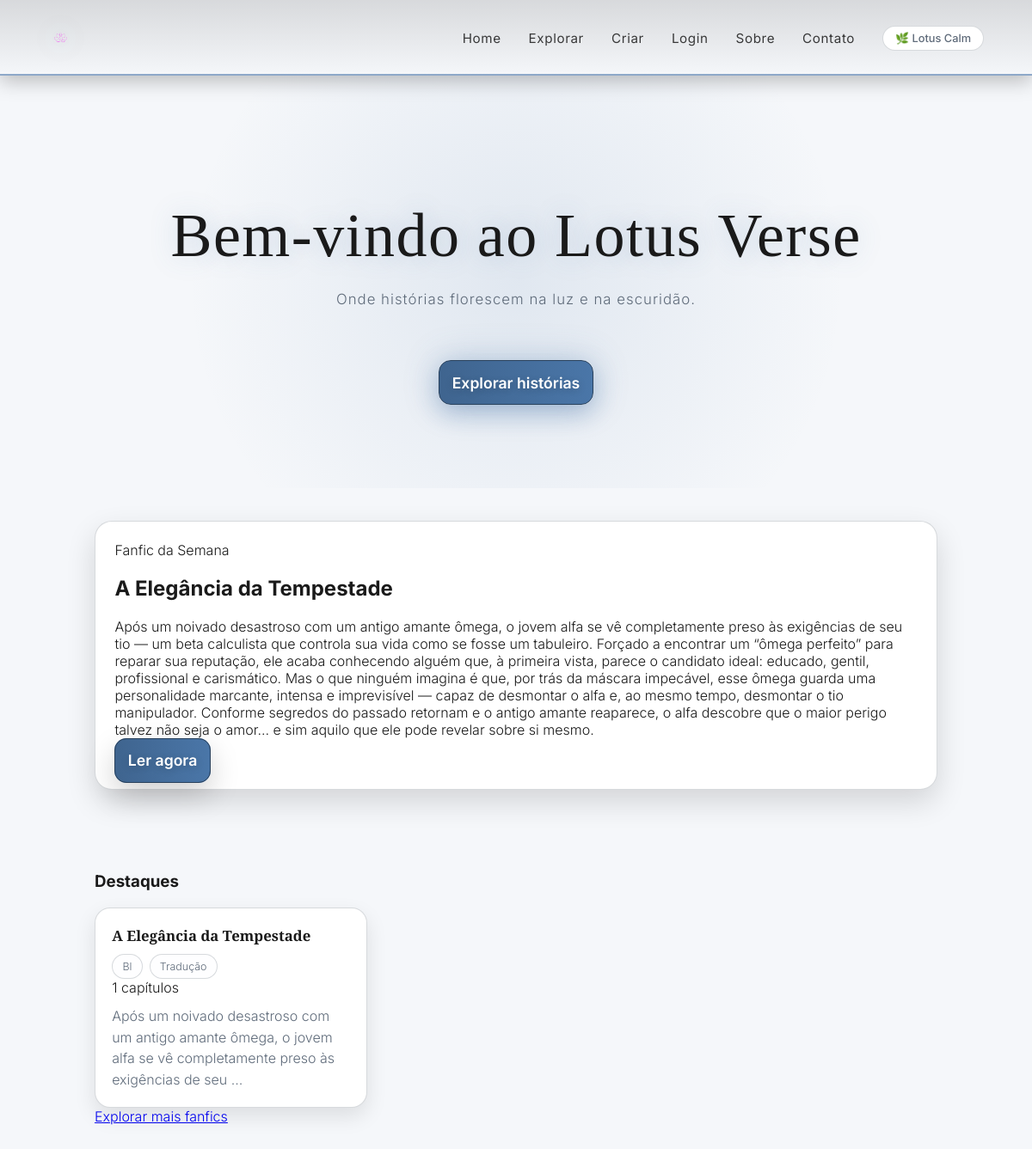
The page / on the database its author committed.
### fanfics/models.py (models this page shows, shortened)
class Fanfic(models.Model):
    ESTADO_CHOICES = (
        ("andamento", "Em andamento"),
        ("completa", "Completa"),
    )
    VISIBILIDADE_CHOICES = (
        ("draft", "Rascunho"),
        ("published", "Publicado"),
    )
    titulo = models.CharField(max_length=200)
    descricao = models.TextField()
    conteudo = models.TextField()
    autor = models.ForeignKey(User, on_delete=models.CASCADE, related_name="fanfics")
    tags = models.ManyToManyField(Tag, blank=True, related_name="fanfics")
    likes = models.IntegerField(default=0)
    estado = models.CharField(
        max_length=20,
        choices=ESTADO_CHOICES,
        default="andamento"
    )
    visibilidade = models.CharField(
        max_length=10,
        choices=VISIBILIDADE_CHOICES,
        default="draft"
    )
    criado_em = models.DateTimeField(auto_now_add=True)

class Tag(models.Model):
    nome = models.CharField(max_length=50, unique=True)

### fanfics/views.py (the view)
# urls.py: path('', views.home, name='home'),
def home(request):
    fanfic_da_semana = Fanfic.objects.filter(visibilidade="published").order_by('-likes').first()
    historias_populares = Fanfic.objects.filter(visibilidade="published").order_by('-likes')[:3]
    return render(request, 'home.html', {
        'fanfic_da_semana': fanfic_da_semana,
        'historias_populares': historias_populares
    })

### templates/home.html (shortened to what this page needs)
{% extends "base.html" %}
{% load static %}
{% block body_class %}home-page{% endblock %}
{% block content %}
<header class="hero">
    <div class="hero-content container">
        <h1>Bem-vindo ao <span>Lotus Verse</span></h1>
        <p>Onde histórias florescem na luz e na escuridão.</p>
        <div class="hero-actions">
            <a href="{% url 'explorar' %}" class="btn-primary">
                Explorar histórias
            </a>
        </div>
    </div>
</header>
<section class="section">
    <div class="feature-card">
        <span class="fanfic-label">Fanfic da Semana</span>
        {% if fanfic_da_semana %}
            <div class="fanfic-card">
                <h2 class="fanfic-title">
                    {{ fanfic_da_semana.titulo }}
                </h2>
                <p class="fanfic-description">
                    {{ fanfic_da_semana.descricao }}
                </p>
                <div class="fanfic-actions">
                    <a href="{% url 'ler_agora' fanfic_da_semana.id %}"
                       class="btn-primary">
                        Ler agora
                    </a>
                </div>
            </div>
        {% else %}
            <p>Nenhuma fanfic da semana definida ainda.</p>
        {% endif %}
    </div>
</section>
<section class="section">
    <h3>Destaques</h3>
    <div class="cards-grid">
        {% if historias_populares %}
            {% for f in historias_populares %}
                <a class="card" href="{% url 'fanfic_detail' f.id %}">
                    <p class="title">{{ f.titulo }}</p>
                    <div class="card-meta">
                        {% if f.tags.all %}
                            <div class="card-tags">
                                {% for tag in f.tags.all %}
                                    <span class="tag">{{ tag.nome }}</span>
                                {% endfor %}
                            </div>
                        {% endif %}
                    </div>
                    {% if f.capitulos.count > 0 %}
                        <div class="card-reading-meta">
                            <span>{{ f.capitulos.count }} capítulos</span>
                        </div>
                    {% endif %}
                    <p>{{ f.descricao|truncatewords:20 }}</p>
                </a>
            {% endfor %}
        {% else %}
            <p>Nenhum destaque ainda.</p>
        {% endif %}
    </div>
    <a href="{% url 'explorar' %}" class="btn" style="margin-top: 30px;">
        Explorar mais fanfics
    </a>
</section>
{% endblock %}

### static/css/criar-fanfic.css (style rules this page uses)
.btn-primary { margin-top: 1rem; padding: 0.9rem; border-radius: 14px; border: none; cursor: pointer; font-size: 1.1rem; font-weight: 600; background: linear-gradient( 135deg, var(--accent-color), var(--accent-color-dark) ); color: white; }

### rows shown on the page
Fanfic: titulo "A Elegância da Tempestade", descricao "Após um noivado desastroso com um antigo amante ômega, o jovem alfa se vê completamente preso às exigências de seu tio — um beta calculista que controla sua vida como se fosse um tabuleiro. Forçado a encontrar um “ômega perfeito” para reparar sua reputação, ele acaba conhecendo alguém que, à primeira vista, parece o candidato ideal: educado, gentil, profissional e carismático. Mas o que ninguém imagina é que, por trás da máscara impecável, esse ômega guarda uma personalidade marcante, intensa e imprevisível — capaz de desmontar o alfa e, ao mesmo tempo, desmontar o tio manipulador. Conforme segredos do passado retornam e o antigo amante reaparece, o alfa descobre que o maior perigo talvez…", capitulos.count "1", descricao "Após um noivado desastroso com um antigo amante ômega, o jovem alfa se vê completamente preso às exigências de seu …"
Tag: nome "Bl"
Tag: nome "Tradução"
